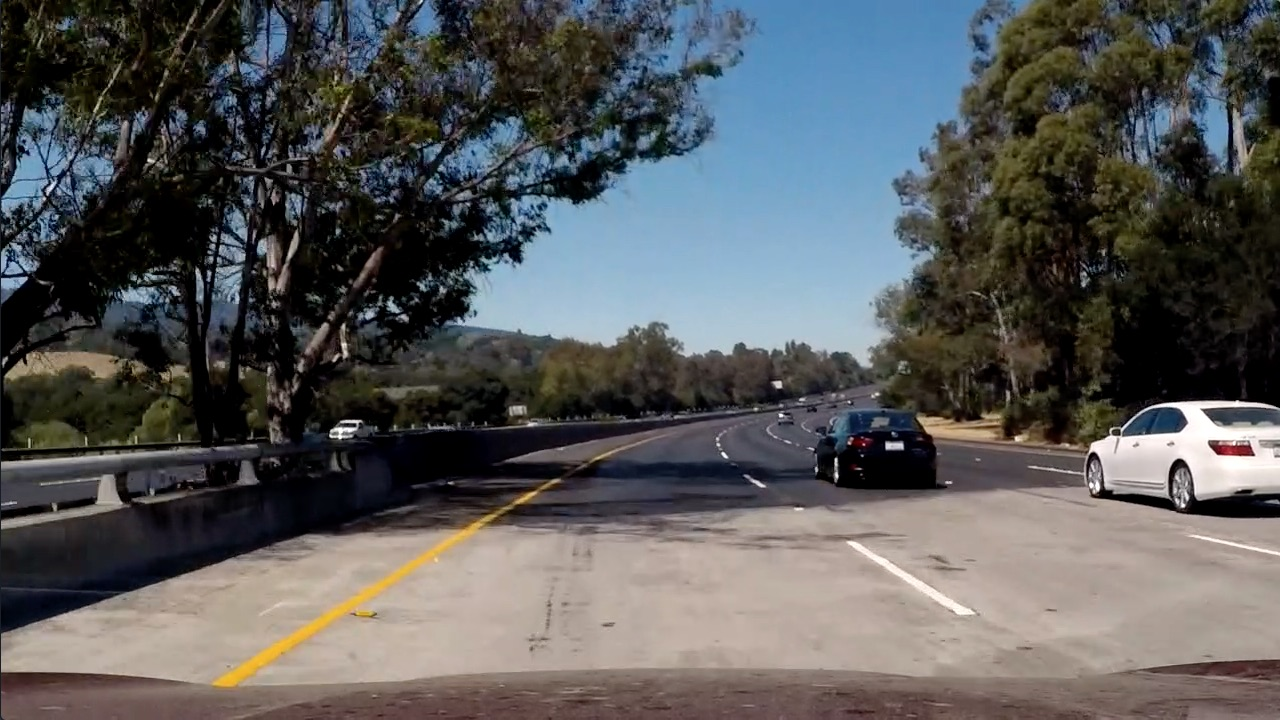
#> input picture Advanced_Lane_Detection - George Sung/test_images/test5.jpg, 1280 x 720 px, found by its file name
$ python perspective_transform.py   (older library calls are emulated)
#> lines starting #> are read from the running program, lines starting #| are printed output that depends on the picture; after the words box and inside, x2 and y2 are one past the last pixel; in counts of white or black regions, pixels touching at a corner belong together
# -*- coding: utf-8 -*-
"""
Created on Sun Dec  3 12:55:51 2017
@author: Frank Tranghese
Boston University College of Engineering
EC601 - Seamless Track Detection Project
"""
import numpy as np
import cv2
import matplotlib.pyplot as plt
import matplotlib.image as mpimg
import pickle
from combined_thresh import combined_thresh
#from Line import Line

def perspective_transform(img):
    ''' updated perspective transform to
        automatically pick the transform values
    '''

    img_size = (img.shape[1], img.shape[0])

    binary = img

    # Take a histogram of the bottom half of the image
    histogram = np.sum(binary[binary.shape[0]//2:,:], axis=0)

    # These will be the starting point for the left and right lines
    midpoint = np.int(histogram.shape[0]/2)
    leftx_base = np.argmax(histogram[100:midpoint]) + 100
    rightx_base = np.argmax(histogram[midpoint:-100]) + midpoint

    ''' Estimates for where the vanishing point is. Assuming halfway up the image
        src is the rectangle defined by the bottom of where the left and right
        start. We then estimate the vaninishing point to be at the same point
        but halfway up the image and inward towards the midpoint by about half
    '''

    src = np.float32(
            [[leftx_base,img_size[1]],
            [rightx_base,img_size[1]],
            [leftx_base+((leftx_base - midpoint)//2),img_size[1]//2],
            [rightx_base-((midpoint - rightx_base)//2),img_size[1]//2]])

    dst = np.float32(
            [[leftx_base,img_size[1]],
            [rightx_base,img_size[1]],
            [leftx_base,0],
            [rightx_base,0]])

    m = cv2.getPerspectiveTransform(src, dst)
    m_inv = cv2.getPerspectiveTransform(dst, src)

    warped = cv2.warpPerspective(img, m, img_size, flags=cv2.INTER_LINEAR)
    unwarped = cv2.warpPerspective(warped, m_inv, (warped.shape[1], warped.shape[0]), flags=cv2.INTER_LINEAR)  # DEBUG
    mm = warped.shape

    kk = mm[0]*mm[1]*0.85
    kkk = str(kk)
    cv2.putText(img,kkk,(30,70),cv2.FONT_HERSHEY_SIMPLEX,1,(255,255,255),2,cv2.LINE_AA)
    #file11 = open('file1.txt','w')
    #file11.write(str(kk))
    #file11.close()

    return warped, unwarped, m, m_inv

if __name__ == '__main__':
    img_file = 'test_images/test5.jpg'

    with open('calibrate_camera.p', 'rb') as f:
#> (reads Advanced_Lane_Detection - George Sung/calibrate_camera.p from the repository)
        save_dict = pickle.load(f)
    mtx = save_dict['mtx']
    dist = save_dict['dist']

    img = mpimg.imread(img_file)
#> img is the input picture: shape (720, 1280, 3); mean R, G, B 88.5, 89.3, 89.8
    img = cv2.undistort(img, mtx, dist, None, mtx)
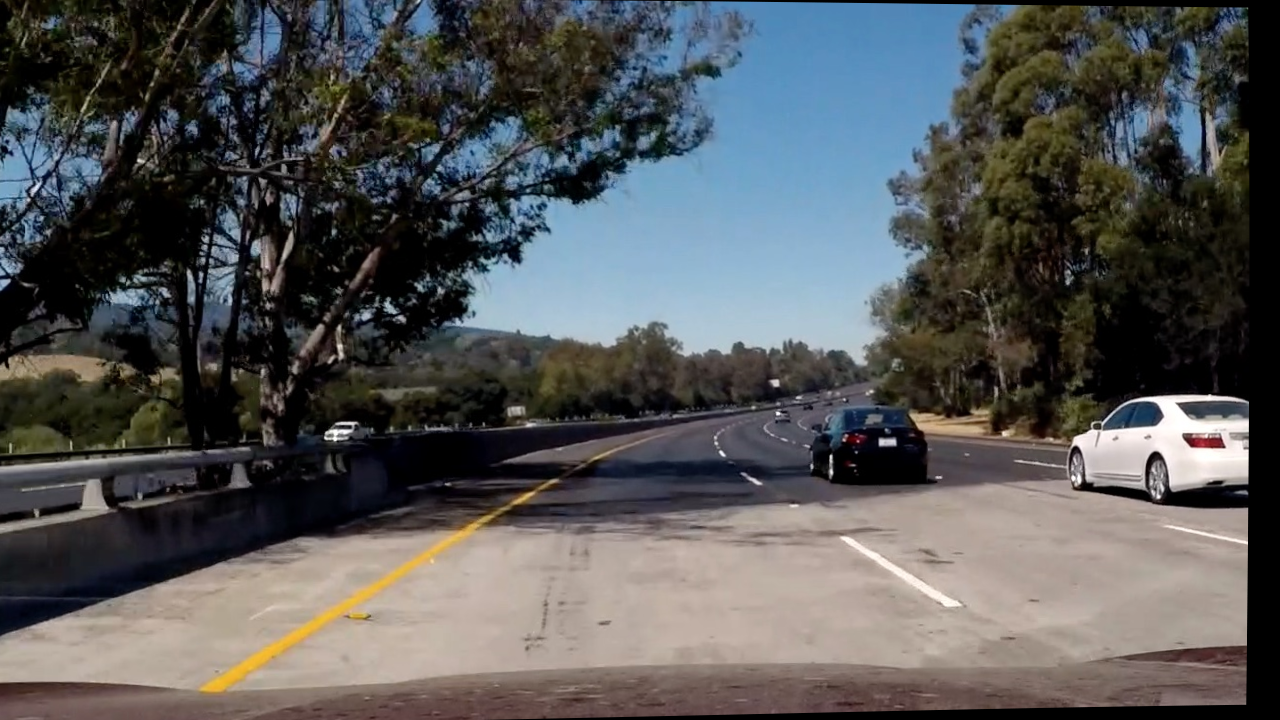
#> img: shape (720, 1280, 3); mean R, G, B 85.3, 86.2, 86.7

    warped, unwarped, m, m_inv = perspective_transform(img)
#> in perspective_transform, `histogram = np.sum(binary[binary.shape[0]//2:,:], axis=0)`: histogram = 1280 rows, first 8: [24886, 23355, 22074], [25095, 23603, 22238], [25332, 23828, 22453], [25480, 23953, 22547], [25407, 23851, 22420], [25133, 23563, 22098], [25127, 23547, 22167], [25132, 23565, 22139]
#> in perspective_transform, `leftx_base = np.argmax(histogram[100:midpoint]) + 100`: leftx_base = 1354
#> in perspective_transform, `rightx_base = np.argmax(histogram[midpoint:-100]) + midpoint`: rightx_base = 2236
#> in perspective_transform, `src = np.float32( [[leftx_base,img_size[1]], [rightx_base,img_size[1]]..`: src = [[1354, 720], [2236, 720], [1711, 360], [3034, 360]]
#> in perspective_transform, `dst = np.float32( [[leftx_base,img_size[1]], [rightx_base,img_size[1]]..`: dst = [[1354, 720], [2236, 720], [1354, 0], [2236, 0]]
#> in perspective_transform, `m = cv2.getPerspectiveTransform(src, dst)`: m = [[0.5, -0.444, 320], [1.87e-17, 1, -360], [6.07e-20, -0.000694, 1]]
#> in perspective_transform, `m_inv = cv2.getPerspectiveTransform(dst, src)`: m_inv = [[1.5, 0.444, -320], [1.53e-16, 1, 360], [1.75e-19, 0.000694, 1]]
#> in perspective_transform, `warped = cv2.warpPerspective(img, m, img_size, flags=cv2.INTER_LINEAR)`:
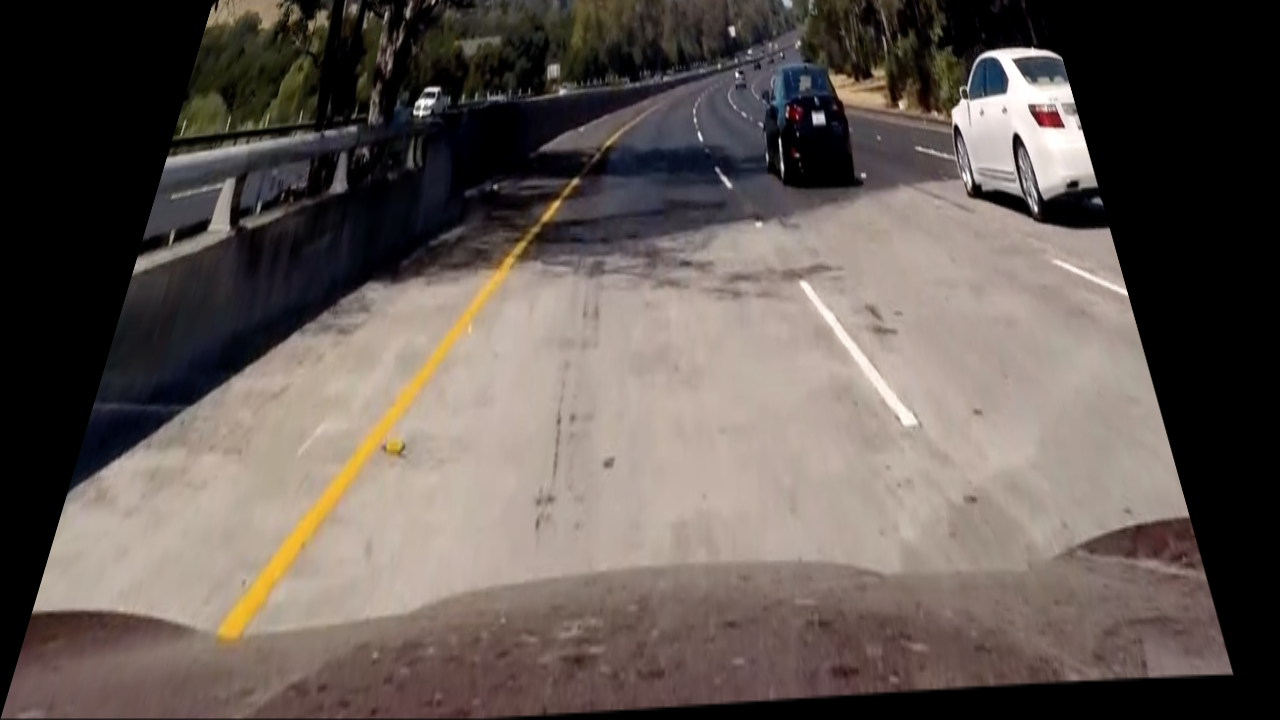
#> warped: shape (720, 1280, 3); mean R, G, B 98.4, 88.7, 83.3
#> in perspective_transform, `unwarped = cv2.warpPerspective(warped, m_inv, (warped.shape[1], warped..`:
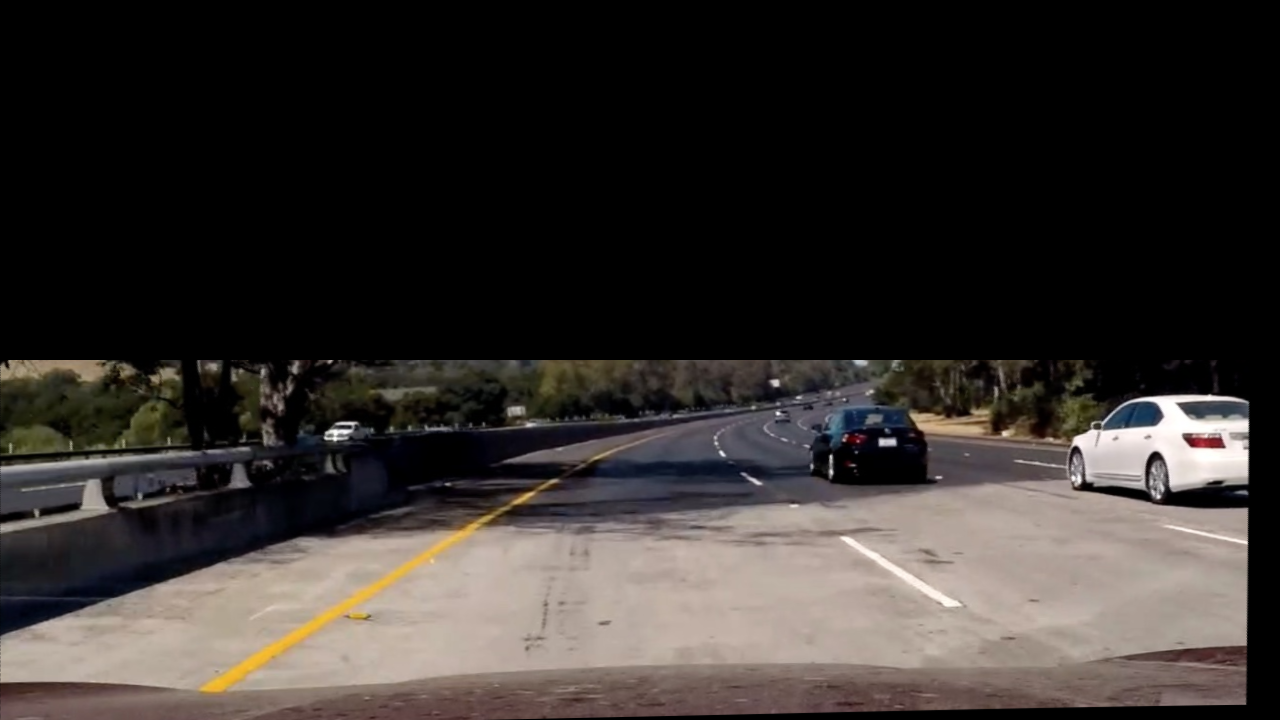
#> unwarped: shape (720, 1280, 3); mean R, G, B 54.2, 49.3, 46.4
#> in perspective_transform, `cv2.putText(img,kkk,(30,70),cv2.FONT_HERSHEY_SIMPLEX,1,(255,255,255),2..`:
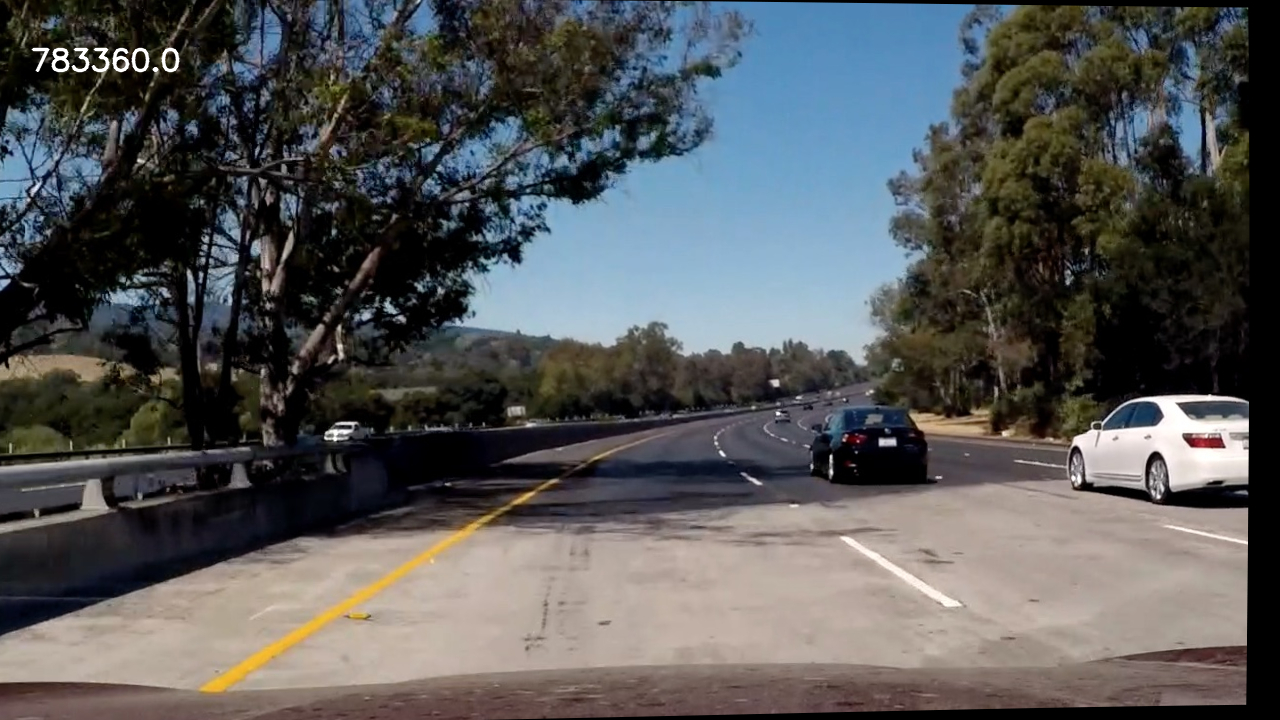
#> img: shape (720, 1280, 3); 0.21% of pixels changed, all inside (x1, y1, x2, y2) = (31, 47, 180, 73)


   # cv2.putText(kk, (30,70), 0, 1, (0,0,0), 2, cv2.LINE_AA)
    plt.imshow(warped, cmap='gray', vmin=0, vmax=1)
    plt.show()

    plt.imshow(unwarped, cmap='gray', vmin=0, vmax=1)

plt.show()
